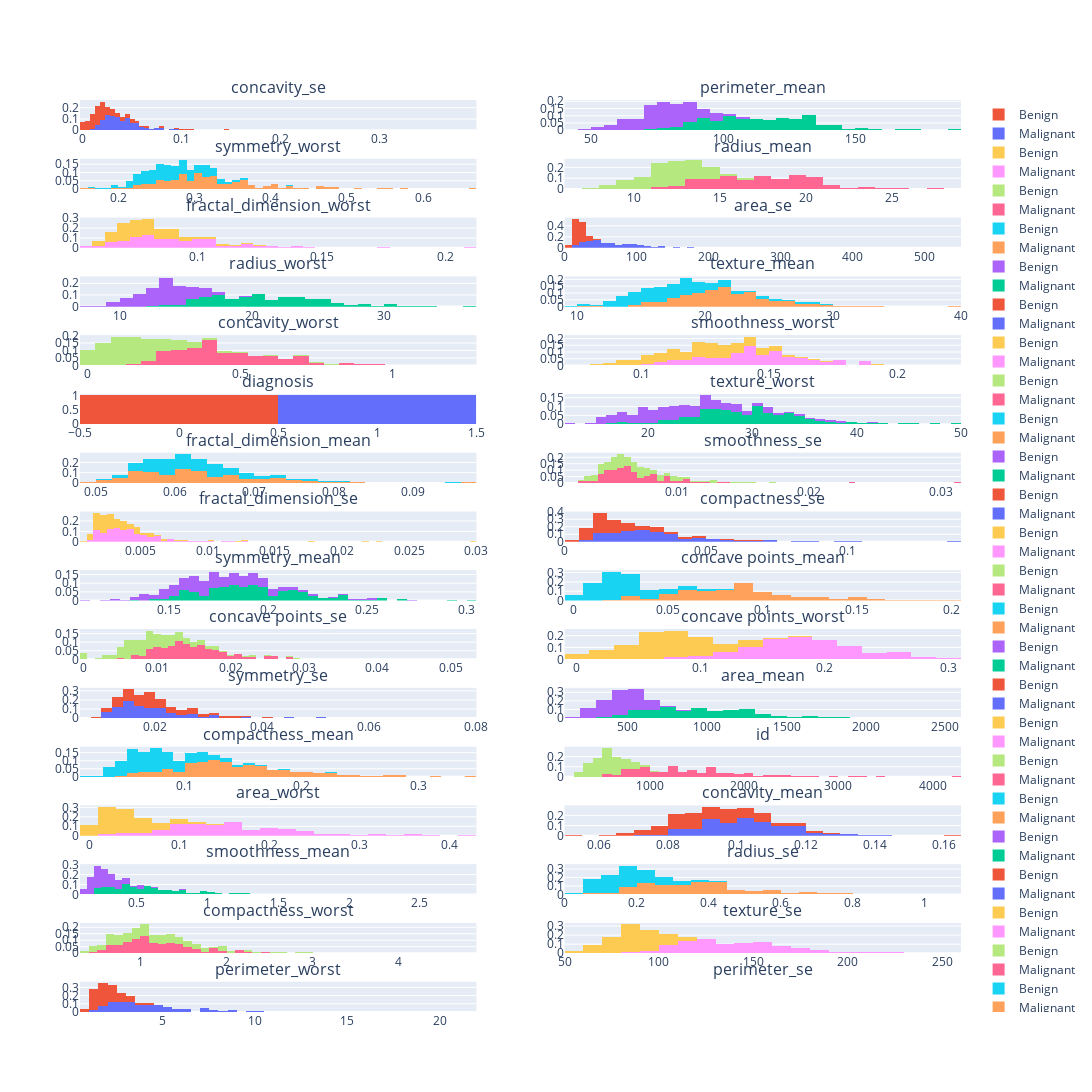

Notebook code cell kept with this figure:
### Code cell
# It looks like the 'concave points_worst' has the highest positive correlation to diagnosis...
# Let's visualize the data...
fig = make_subplots(rows = round(len(list(set(df.columns.to_list()) - set(['id']))) / 2), cols = 2, subplot_titles = list(set(df.columns.to_list())))

row = 1
for col in enumerate(list(set(df.columns.to_list()) - set(['id']))):
    if (col[0] + 1) % 2 == 0:
        fig.add_trace(go.Histogram(x=df[df['diagnosis'] == 1][col[1]], name = 'Malignant', histnorm = 'probability'), row = row, col = 2)
        fig.add_trace(go.Histogram(x=df[df['diagnosis'] == 0][col[1]], name = 'Benign', histnorm = 'probability'), row = row, col = 2)

        row += 1
        
    else:
        fig.add_trace(go.Histogram(x=df[df['diagnosis'] == 1][col[1]], name = 'Malignant', histnorm = 'probability'), row = row, col = 1)
        fig.add_trace(go.Histogram(x=df[df['diagnosis'] == 0][col[1]], name = 'Benign', histnorm = 'probability'), row = row, col = 1)

fig.update_layout(width = 1250, height = 1500, barmode = 'stack')
fig.show()

### Figure 1 — Plotly figure (JSON) as saved in the notebook; plotly's stock layout.template omitted (floating-point values rounded to 4 significant figures; data arrays with more than 128 entries replaced by an {"elided": "..."} marker saying what was removed)
{"data": [{"histnorm": "probability", "name": "Malignant", "type": "histogram", "x": {"elided": "212 float values"}, "xaxis": "x", "yaxis": "y"}, {"histnorm": "probability", "name": "Benign", "type": "histogram", "x": {"elided": "357 float values"}, "xaxis": "x", "yaxis": "y"}, {"histnorm": "probability", "name": "Malignant", "type": "histogram", "x": {"elided": "212 float values"}, "xaxis": "x2", "yaxis": "y2"}, {"histnorm": "probability", "name": "Benign", "type": "histogram", "x": {"elided": "357 float values"}, "xaxis": "x2", "yaxis": "y2"}, {"histnorm": "probability", "name": "Malignant", "type": "histogram", "x": {"elided": "212 float values"}, "xaxis": "x3", "yaxis": "y3"}, {"histnorm": "probability", "name": "Benign", "type": "histogram", "x": {"elided": "357 float values"}, "xaxis": "x3", "yaxis": "y3"}, {"histnorm": "probability", "name": "Malignant", "type": "histogram", "x": {"elided": "212 float values"}, "xaxis": "x4", "yaxis": "y4"}, {"histnorm": "probability", "name": "Benign", "type": "histogram", "x": {"elided": "357 float values"}, "xaxis": "x4", "yaxis": "y4"}, {"histnorm": "probability", "name": "Malignant", "type": "histogram", "x": {"elided": "212 float values"}, "xaxis": "x5", "yaxis": "y5"}, {"histnorm": "probability", "name": "Benign", "type": "histogram", "x": {"elided": "357 float values"}, "xaxis": "x5", "yaxis": "y5"}, {"histnorm": "probability", "name": "Malignant", "type": "histogram", "x": {"elided": "212 float values"}, "xaxis": "x6", "yaxis": "y6"}, {"histnorm": "probability", "name": "Benign", "type": "histogram", "x": {"elided": "357 float values"}, "xaxis": "x6", "yaxis": "y6"}, {"histnorm": "probability", "name": "Malignant", "type": "histogram", "x": {"elided": "212 float values"}, "xaxis": "x7", "yaxis": "y7"}, {"histnorm": "probability", "name": "Benign", "type": "histogram", "x": {"elided": "357 float values"}, "xaxis": "x7", "yaxis": "y7"}, {"histnorm": "probability", "name": "Malignant", "type": "histogram", "x": {"elided": "212 float values"}, "xaxis": "x8", "yaxis": "y8"}, {"histnorm": "probability", "name": "Benign", "type": "histogram", "x": {"elided": "357 float values"}, "xaxis": "x8", "yaxis": "y8"}, {"histnorm": "probability", "name": "Malignant", "type": "histogram", "x": {"elided": "212 float values"}, "xaxis": "x9", "yaxis": "y9"}, {"histnorm": "probability", "name": "Benign", "type": "histogram", "x": {"elided": "357 float values"}, "xaxis": "x9", "yaxis": "y9"}, {"histnorm": "probability", "name": "Malignant", "type": "histogram", "x": {"elided": "212 float values"}, "xaxis": "x10", "yaxis": "y10"}, {"histnorm": "probability", "name": "Benign", "type": "histogram", "x": {"elided": "357 float values"}, "xaxis": "x10", "yaxis": "y10"}, {"histnorm": "probability", "name": "Malignant", "type": "histogram", "x": {"elided": "212 int values"}, "xaxis": "x11", "yaxis": "y11"}, {"histnorm": "probability", "name": "Benign", "type": "histogram", "x": {"elided": "357 int values"}, "xaxis": "x11", "yaxis": "y11"}, {"histnorm": "probability", "name": "Malignant", "type": "histogram", "x": {"elided": "212 float values"}, "xaxis": "x12", "yaxis": "y12"}, {"histnorm": "probability", "name": "Benign", "type": "histogram", "x": {"elided": "357 float values"}, "xaxis": "x12", "yaxis": "y12"}, {"histnorm": "probability", "name": "Malignant", "type": "histogram", "x": {"elided": "212 float values"}, "xaxis": "x13", "yaxis": "y13"}, {"histnorm": "probability", "name": "Benign", "type": "histogram", "x": {"elided": "357 float values"}, "xaxis": "x13", "yaxis": "y13"}, {"histnorm": "probability", "name": "Malignant", "type": "histogram", "x": {"elided": "212 float values"}, "xaxis": "x14", "yaxis": "y14"}, {"histnorm": "probability", "name": "Benign", "type": "histogram", "x": {"elided": "357 float values"}, "xaxis": "x14", "yaxis": "y14"}, {"histnorm": "probability", "name": "Malignant", "type": "histogram", "x": {"elided": "212 float values"}, "xaxis": "x15", "yaxis": "y15"}, {"histnorm": "probability", "name": "Benign", "type": "histogram", "x": {"elided": "357 float values"}, "xaxis": "x15", "yaxis": "y15"}, {"histnorm": "probability", "name": "Malignant", "type": "histogram", "x": {"elided": "212 float values"}, "xaxis": "x16", "yaxis": "y16"}, {"histnorm": "probability", "name": "Benign", "type": "histogram", "x": {"elided": "357 float values"}, "xaxis": "x16", "yaxis": "y16"}, {"histnorm": "probability", "name": "Malignant", "type": "histogram", "x": {"elided": "212 float values"}, "xaxis": "x17", "yaxis": "y17"}, {"histnorm": "probability", "name": "Benign", "type": "histogram", "x": {"elided": "357 float values"}, "xaxis": "x17", "yaxis": "y17"}, {"histnorm": "probability", "name": "Malignant", "type": "histogram", "x": {"elided": "212 float values"}, "xaxis": "x18", "yaxis": "y18"}, {"histnorm": "probability", "name": "Benign", "type": "histogram", "x": {"elided": "357 float values"}, "xaxis": "x18", "yaxis": "y18"}, {"histnorm": "probability", "name": "Malignant", "type": "histogram", "x": {"elided": "212 float values"}, "xaxis": "x19", "yaxis": "y19"}, {"histnorm": "probability", "name": "Benign", "type": "histogram", "x": {"elided": "357 float values"}, "xaxis": "x19", "yaxis": "y19"}, {"histnorm": "probability", "name": "Malignant", "type": "histogram", "x": {"elided": "212 float values"}, "xaxis": "x20", "yaxis": "y20"}, {"histnorm": "probability", "name": "Benign", "type": "histogram", "x": {"elided": "357 float values"}, "xaxis": "x20", "yaxis": "y20"}, {"histnorm": "probability", "name": "Malignant", "type": "histogram", "x": {"elided": "212 float values"}, "xaxis": "x21", "yaxis": "y21"}, {"histnorm": "probability", "name": "Benign", "type": "histogram", "x": {"elided": "357 float values"}, "xaxis": "x21", "yaxis": "y21"}, {"histnorm": "probability", "name": "Malignant", "type": "histogram", "x": {"elided": "212 float values"}, "xaxis": "x22", "yaxis": "y22"}, {"histnorm": "probability", "name": "Benign", "type": "histogram", "x": {"elided": "357 float values"}, "xaxis": "x22", "yaxis": "y22"}, {"histnorm": "probability", "name": "Malignant", "type": "histogram", "x": {"elided": "212 float values"}, "xaxis": "x23", "yaxis": "y23"}, {"histnorm": "probability", "name": "Benign", "type": "histogram", "x": {"elided": "357 float values"}, "xaxis": "x23", "yaxis": "y23"}, {"histnorm": "probability", "name": "Malignant", "type": "histogram", "x": {"elided": "212 float values"}, "xaxis": "x24", "yaxis": "y24"}, {"histnorm": "probability", "name": "Benign", "type": "histogram", "x": {"elided": "357 float values"}, "xaxis": "x24", "yaxis": "y24"}, {"histnorm": "probability", "name": "Malignant", "type": "histogram", "x": {"elided": "212 float values"}, "xaxis": "x25", "yaxis": "y25"}, {"histnorm": "probability", "name": "Benign", "type": "histogram", "x": {"elided": "357 float values"}, "xaxis": "x25", "yaxis": "y25"}, {"histnorm": "probability", "name": "Malignant", "type": "histogram", "x": {"elided": "212 float values"}, "xaxis": "x26", "yaxis": "y26"}, {"histnorm": "probability", "name": "Benign", "type": "histogram", "x": {"elided": "357 float values"}, "xaxis": "x26", "yaxis": "y26"}, {"histnorm": "probability", "name": "Malignant", "type": "histogram", "x": {"elided": "212 float values"}, "xaxis": "x27", "yaxis": "y27"}, {"histnorm": "probability", "name": "Benign", "type": "histogram", "x": {"elided": "357 float values"}, "xaxis": "x27", "yaxis": "y27"}, {"histnorm": "probability", "name": "Malignant", "type": "histogram", "x": {"elided": "212 float values"}, "xaxis": "x28", "yaxis": "y28"}, {"histnorm": "probability", "name": "Benign", "type": "histogram", "x": {"elided": "357 float values"}, "xaxis": "x28", "yaxis": "y28"}, {"histnorm": "probability", "name": "Malignant", "type": "histogram", "x": {"elided": "212 float values"}, "xaxis": "x29", "yaxis": "y29"}, {"histnorm": "probability", "name": "Benign", "type": "histogram", "x": {"elided": "357 float values"}, "xaxis": "x29", "yaxis": "y29"}, {"histnorm": "probability", "name": "Malignant", "type": "histogram", "x": {"elided": "212 float values"}, "xaxis": "x30", "yaxis": "y30"}, {"histnorm": "probability", "name": "Benign", "type": "histogram", "x": {"elided": "357 float values"}, "xaxis": "x30", "yaxis": "y30"}, {"histnorm": "probability", "name": "Malignant", "type": "histogram", "x": {"elided": "212 float values"}, "xaxis": "x31", "yaxis": "y31"}, {"histnorm": "probability", "name": "Benign", "type": "histogram", "x": {"elided": "357 float values"}, "xaxis": "x31", "yaxis": "y31"}], "layout": {"annotations": [{"font": {"size": 16}, "showarrow": false, "text": "concavity_se", "x": 0.225, "xanchor": "center", "xref": "paper", "y": 1, "yanchor": "bottom", "yref": "paper"}, {"font": {"size": 16}, "showarrow": false, "text": "perimeter_mean", "x": 0.775, "xanchor": "center", "xref": "paper", "y": 1, "yanchor": "bottom", "yref": "paper"}, {"font": {"size": 16}, "showarrow": false, "text": "symmetry_worst", "x": 0.225, "xanchor": "center", "xref": "paper", "y": 0.9355, "yanchor": "bottom", "yref": "paper"}, {"font": {"size": 16}, "showarrow": false, "text": "radius_mean", "x": 0.775, "xanchor": "center", "xref": "paper", "y": 0.9355, "yanchor": "bottom", "yref": "paper"}, {"font": {"size": 16}, "showarrow": false, "text": "fractal_dimension_worst", "x": 0.225, "xanchor": "center", "xref": "paper", "y": 0.8711, "yanchor": "bottom", "yref": "paper"}, {"font": {"size": 16}, "showarrow": false, "text": "area_se", "x": 0.775, "xanchor": "center", "xref": "paper", "y": 0.8711, "yanchor": "bottom", "yref": "paper"}, {"font": {"size": 16}, "showarrow": false, "text": "radius_worst", "x": 0.225, "xanchor": "center", "xref": "paper", "y": 0.8066, "yanchor": "bottom", "yref": "paper"}, {"font": {"size": 16}, "showarrow": false, "text": "texture_mean", "x": 0.775, "xanchor": "center", "xref": "paper", "y": 0.8066, "yanchor": "bottom", "yref": "paper"}, {"font": {"size": 16}, "showarrow": false, "text": "concavity_worst", "x": 0.225, "xanchor": "center", "xref": "paper", "y": 0.7422, "yanchor": "bottom", "yref": "paper"}, {"font": {"size": 16}, "showarrow": false, "text": "smoothness_worst", "x": 0.775, "xanchor": "center", "xref": "paper", "y": 0.7422, "yanchor": "bottom", "yref": "paper"}, {"font": {"size": 16}, "showarrow": false, "text": "diagnosis", "x": 0.225, "xanchor": "center", "xref": "paper", "y": 0.6777, "yanchor": "bottom", "yref": "paper"}, {"font": {"size": 16}, "showarrow": false, "text": "texture_worst", "x": 0.775, "xanchor": "center", "xref": "paper", "y": 0.6777, "yanchor": "bottom", "yref": "paper"}, {"font": {"size": 16}, "showarrow": false, "text": "fractal_dimension_mean", "x": 0.225, "xanchor": "center", "xref": "paper", "y": 0.6133, "yanchor": "bottom", "yref": "paper"}, {"font": {"size": 16}, "showarrow": false, "text": "smoothness_se", "x": 0.775, "xanchor": "center", "xref": "paper", "y": 0.6133, "yanchor": "bottom", "yref": "paper"}, {"font": {"size": 16}, "showarrow": false, "text": "fractal_dimension_se", "x": 0.225, "xanchor": "center", "xref": "paper", "y": 0.5488, "yanchor": "bottom", "yref": "paper"}, {"font": {"size": 16}, "showarrow": false, "text": "compactness_se", "x": 0.775, "xanchor": "center", "xref": "paper", "y": 0.5488, "yanchor": "bottom", "yref": "paper"}, {"font": {"size": 16}, "showarrow": false, "text": "symmetry_mean", "x": 0.225, "xanchor": "center", "xref": "paper", "y": 0.4844, "yanchor": "bottom", "yref": "paper"}, {"font": {"size": 16}, "showarrow": false, "text": "concave points_mean", "x": 0.775, "xanchor": "center", "xref": "paper", "y": 0.4844, "yanchor": "bottom", "yref": "paper"}, {"font": {"size": 16}, "showarrow": false, "text": "concave points_se", "x": 0.225, "xanchor": "center", "xref": "paper", "y": 0.4199, "yanchor": "bottom", "yref": "paper"}, {"font": {"size": 16}, "showarrow": false, "text": "concave points_worst", "x": 0.775, "xanchor": "center", "xref": "paper", "y": 0.4199, "yanchor": "bottom", "yref": "paper"}, {"font": {"size": 16}, "showarrow": false, "text": "symmetry_se", "x": 0.225, "xanchor": "center", "xref": "paper", "y": 0.3555, "yanchor": "bottom", "yref": "paper"}, {"font": {"size": 16}, "showarrow": false, "text": "area_mean", "x": 0.775, "xanchor": "center", "xref": "paper", "y": 0.3555, "yanchor": "bottom", "yref": "paper"}, {"font": {"size": 16}, "showarrow": false, "text": "compactness_mean", "x": 0.225, "xanchor": "center", "xref": "paper", "y": 0.291, "yanchor": "bottom", "yref": "paper"}, {"font": {"size": 16}, "showarrow": false, "text": "id", "x": 0.775, "xanchor": "center", "xref": "paper", "y": 0.291, "yanchor": "bottom", "yref": "paper"}, {"font": {"size": 16}, "showarrow": false, "text": "area_worst", "x": 0.225, "xanchor": "center", "xref": "paper", "y": 0.2266, "yanchor": "bottom", "yref": "paper"}, {"font": {"size": 16}, "showarrow": false, "text": "concavity_mean", "x": 0.775, "xanchor": "center", "xref": "paper", "y": 0.2266, "yanchor": "bottom", "yref": "paper"}, {"font": {"size": 16}, "showarrow": false, "text": "smoothness_mean", "x": 0.225, "xanchor": "center", "xref": "paper", "y": 0.1621, "yanchor": "bottom", "yref": "paper"}, {"font": {"size": 16}, "showarrow": false, "text": "radius_se", "x": 0.775, "xanchor": "center", "xref": "paper", "y": 0.1621, "yanchor": "bottom", "yref": "paper"}, {"font": {"size": 16}, "showarrow": false, "text": "compactness_worst", "x": 0.225, "xanchor": "center", "xref": "paper", "y": 0.09766, "yanchor": "bottom", "yref": "paper"}, {"font": {"size": 16}, "showarrow": false, "text": "texture_se", "x": 0.775, "xanchor": "center", "xref": "paper", "y": 0.09766, "yanchor": "bottom", "yref": "paper"}, {"font": {"size": 16}, "showarrow": false, "text": "perimeter_worst", "x": 0.225, "xanchor": "center", "xref": "paper", "y": 0.0332, "yanchor": "bottom", "yref": "paper"}, {"font": {"size": 16}, "showarrow": false, "text": "perimeter_se", "x": 0.775, "xanchor": "center", "xref": "paper", "y": 0.0332, "yanchor": "bottom", "yref": "paper"}], "barmode": "stack", "height": 1500, "width": 1250, "xaxis": {"anchor": "y", "domain": [0, 0.45]}, "xaxis10": {"anchor": "y10", "domain": [0.55, 1]}, "xaxis11": {"anchor": "y11", "domain": [0, 0.45]}, "xaxis12": {"anchor": "y12", "domain": [0.55, 1]}, "xaxis13": {"anchor": "y13", "domain": [0, 0.45]}, "xaxis14": {"anchor": "y14", "domain": [0.55, 1]}, "xaxis15": {"anchor": "y15", "domain": [0, 0.45]}, "xaxis16": {"anchor": "y16", "domain": [0.55, 1]}, "xaxis17": {"anchor": "y17", "domain": [0, 0.45]}, "xaxis18": {"anchor": "y18", "domain": [0.55, 1]}, "xaxis19": {"anchor": "y19", "domain": [0, 0.45]}, "xaxis2": {"anchor": "y2", "domain": [0.55, 1]}, "xaxis20": {"anchor": "y20", "domain": [0.55, 1]}, "xaxis21": {"anchor": "y21", "domain": [0, 0.45]}, "xaxis22": {"anchor": "y22", "domain": [0.55, 1]}, "xaxis23": {"anchor": "y23", "domain": [0, 0.45]}, "xaxis24": {"anchor": "y24", "domain": [0.55, 1]}, "xaxis25": {"anchor": "y25", "domain": [0, 0.45]}, "xaxis26": {"anchor": "y26", "domain": [0.55, 1]}, "xaxis27": {"anchor": "y27", "domain": [0, 0.45]}, "xaxis28": {"anchor": "y28", "domain": [0.55, 1]}, "xaxis29": {"anchor": "y29", "domain": [0, 0.45]}, "xaxis3": {"anchor": "y3", "domain": [0, 0.45]}, "xaxis30": {"anchor": "y30", "domain": [0.55, 1]}, "xaxis31": {"anchor": "y31", "domain": [0, 0.45]}, "xaxis32": {"anchor": "y32", "domain": [0.55, 1]}, "xaxis4": {"anchor": "y4", "domain": [0.55, 1]}, "xaxis5": {"anchor": "y5", "domain": [0, 0.45]}, "xaxis6": {"anchor": "y6", "domain": [0.55, 1]}, "xaxis7": {"anchor": "y7", "domain": [0, 0.45]}, "xaxis8": {"anchor": "y8", "domain": [0.55, 1]}, "xaxis9": {"anchor": "y9", "domain": [0, 0.45]}, "yaxis": {"anchor": "x", "domain": [0.9668, 1]}, "yaxis10": {"anchor": "x10", "domain": [0.709, 0.7422]}, "yaxis11": {"anchor": "x11", "domain": [0.6445, 0.6777]}, "yaxis12": {"anchor": "x12", "domain": [0.6445, 0.6777]}, "yaxis13": {"anchor": "x13", "domain": [0.5801, 0.6133]}, "yaxis14": {"anchor": "x14", "domain": [0.5801, 0.6133]}, "yaxis15": {"anchor": "x15", "domain": [0.5156, 0.5488]}, "yaxis16": {"anchor": "x16", "domain": [0.5156, 0.5488]}, "yaxis17": {"anchor": "x17", "domain": [0.4512, 0.4844]}, "yaxis18": {"anchor": "x18", "domain": [0.4512, 0.4844]}, "yaxis19": {"anchor": "x19", "domain": [0.3867, 0.4199]}, "yaxis2": {"anchor": "x2", "domain": [0.9668, 1]}, "yaxis20": {"anchor": "x20", "domain": [0.3867, 0.4199]}, "yaxis21": {"anchor": "x21", "domain": [0.3223, 0.3555]}, "yaxis22": {"anchor": "x22", "domain": [0.3223, 0.3555]}, "yaxis23": {"anchor": "x23", "domain": [0.2578, 0.291]}, "yaxis24": {"anchor": "x24", "domain": [0.2578, 0.291]}, "yaxis25": {"anchor": "x25", "domain": [0.1934, 0.2266]}, "yaxis26": {"anchor": "x26", "domain": [0.1934, 0.2266]}, "yaxis27": {"anchor": "x27", "domain": [0.1289, 0.1621]}, "yaxis28": {"anchor": "x28", "domain": [0.1289, 0.1621]}, "yaxis29": {"anchor": "x29", "domain": [0.06445, 0.09766]}, "yaxis3": {"anchor": "x3", "domain": [0.9023, 0.9355]}, "yaxis30": {"anchor": "x30", "domain": [0.06445, 0.09766]}, "yaxis31": {"anchor": "x31", "domain": [0, 0.0332]}, "yaxis32": {"anchor": "x32", "domain": [0, 0.0332]}, "yaxis4": {"anchor": "x4", "domain": [0.9023, 0.9355]}, "yaxis5": {"anchor": "x5", "domain": [0.8379, 0.8711]}, "yaxis6": {"anchor": "x6", "domain": [0.8379, 0.8711]}, "yaxis7": {"anchor": "x7", "domain": [0.7734, 0.8066]}, "yaxis8": {"anchor": "x8", "domain": [0.7734, 0.8066]}, "yaxis9": {"anchor": "x9", "domain": [0.709, 0.7422]}}}
